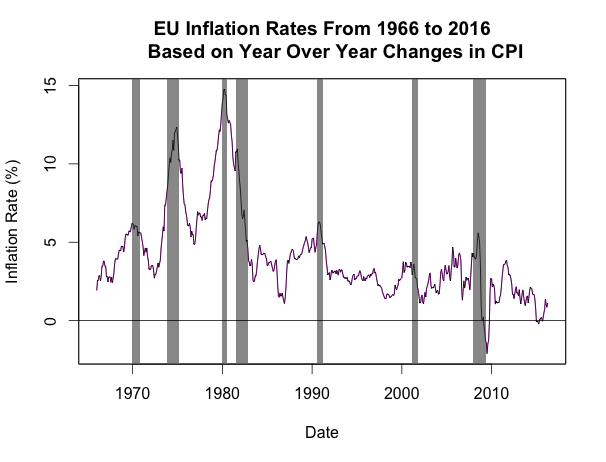

Generate this figure with R:
# INFLATION RATE

library(xts)
library(quantmod)

## 1. Import CPI Data: 

EU.CPI <- read.csv("CPIAUCNS.csv", skip = 10, sep =";", dec = ",")
EU.CPI$date <- as.Date(EU.CPI$observation_date, "%Y-%m-%d")
EU.CPI$CPIAUCNS <- as.numeric(as.character(EU.CPI$CPIAUCNS))
EU.CPI <- xts(EU.CPI$CPIAUCNS, order.by = EU.CPI$date)
names(EU.CPI) <- paste("CPIAUCNS")

## 2. Calculate a 12-Month Lag Variable: Since the inflation rate is calculated as year-over-year changes in CPI,
## we create a variable that takes on the value of the CPI during the same month the year before. As we have monthly 
## data, this requires us to take a 12-month lag of the data

EU.Lag12 <- Lag(EU.CPI$CPIAUCNS, k = 12)

## 3. Combine both CPI and Lag CPI data

EU.CPI <- merge(EU.CPI, EU.Lag12)
names(EU.CPI) <- paste(c("eu.cpi", "lag.cpi")) ## rename to make it easier to remember

## 4. Calculate the Inflation Rate. We can calculate the inflation rate as the percentage change between eu.cpi and
## lag.cpi for each period in which we have both values populated

EU.CPI$inflation <- (EU.CPI$eu.cpi/EU.CPI$lag.cpi-1)*100

## 5. Subset Inflation data over last 50 Years

EU.CPI <- subset(EU.CPI[ ,3], 
                 index(EU.CPI) >= "1966-01-01" &
                   index(EU.CPI) <= "2016-04-01")

## 6. Plot the Inflation Rate Data

plot(x = index(EU.CPI), 
     y = EU.CPI$inflation, 
     xlab = "Date", 
     ylab = "Inflation Rate (%)", 
     type = "l", 
     col = "magenta", 
     main = "EU Inflation Rates From 1966 to 2016
     Based on Year Over Year Changes in CPI")

## Shaded areas to identify the recession periods within our date range

shade <- par("usr")
rect(as.Date("2007-12-01"), shade[2], 
     as.Date("2009-06-01"), shade[3], col = "gray60", lty = 0)
rect(as.Date("2001-03-01"), shade[2], 
     as.Date("2001-11-01"), shade[3], col = "gray60", lty = 0)
rect(as.Date("1990-07-01"), shade[2], 
     as.Date("1991-03-01"), shade[3], col = "gray60", lty = 0)
rect(as.Date("1981-07-01"), shade[2], 
     as.Date("1982-11-01"), shade[3], col = "gray60", lty = 0)
rect(as.Date("1980-01-01"), shade[2], 
     as.Date("1980-07-01"), shade[3], col = "gray60", lty = 0)
rect(as.Date("1973-11-01"), shade[2], 
     as.Date("1975-03-01"), shade[3], col = "gray60", lty = 0)
rect(as.Date("1969-12-01"), shade[2], 
     as.Date("1970-11-01"), shade[3], col = "gray60", lty = 0)
box(which = "plot", lty = 1)

lines(x = index(EU.CPI), y = EU.CPI$inflation)
abline(h = 0)
